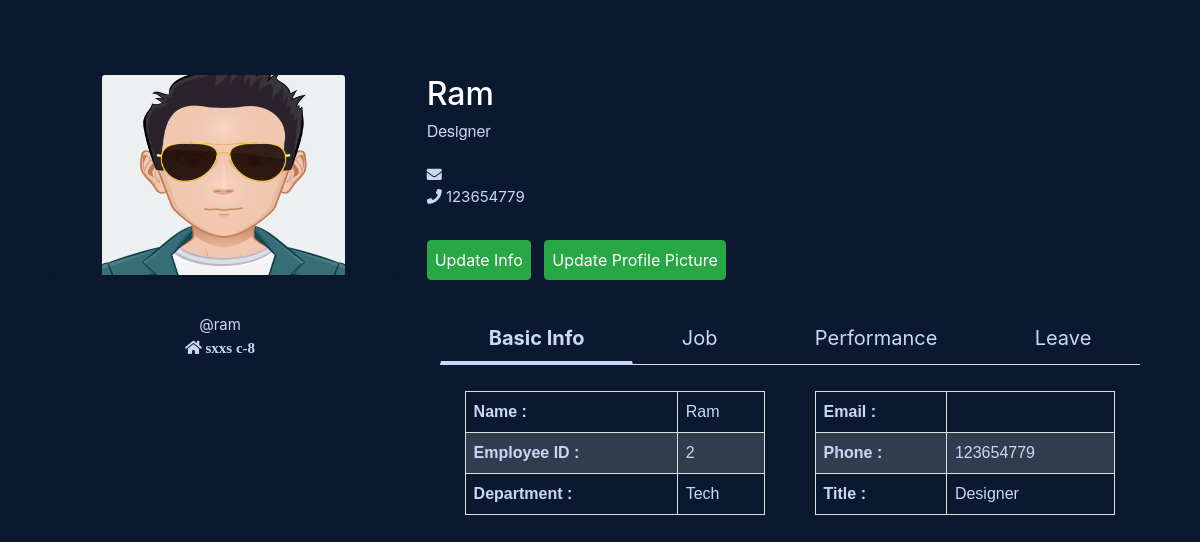
The page /profile (signed in) on the database as committed earlier.
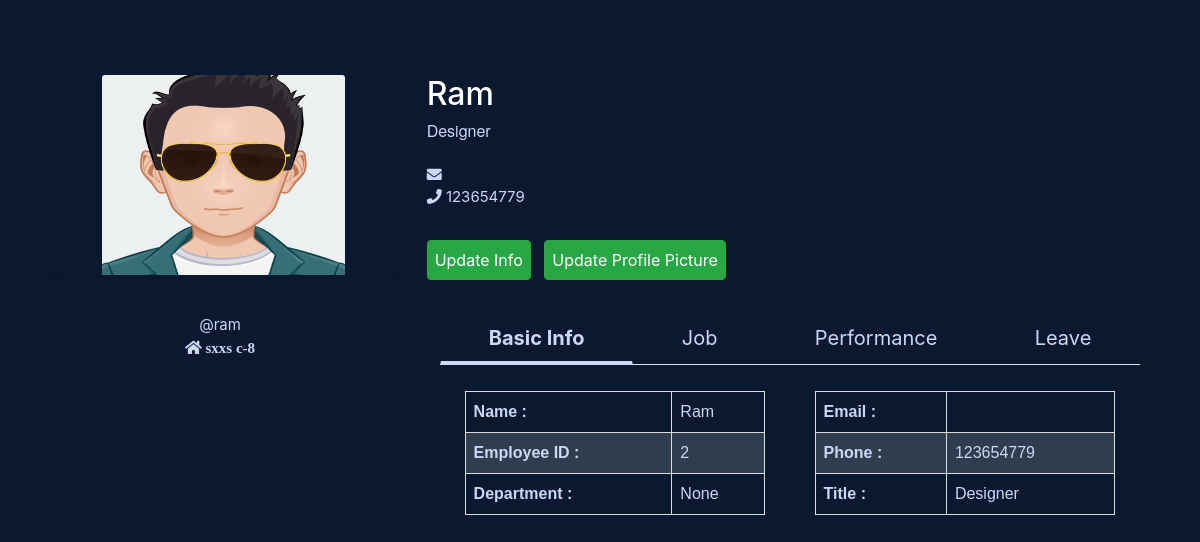
The same page on the database as committed later.
### core/models.py (models this page shows, shortened)
class EmployeePersonalInfo(models.Model):
	user = models.OneToOneField(User, on_delete=models.CASCADE)
	fullname = models.CharField(max_length=50)
	gender = models.CharField(max_length=25, choices=gender_choices)
	age = models.IntegerField()
	image = models.ImageField(default="default.png", upload_to='profile_pics')
	address = models.CharField(max_length=50)
	phone_number = models.CharField(max_length=15, validators=[RegexValidator(r'^\d{1,15}$')])

class EmployeeJobInfo(models.Model):
	user = models.OneToOneField(User, on_delete=models.CASCADE)
	job_title = models.CharField(max_length=50)
	rank = models.CharField(max_length=25, choices=rank_choices)
	working_hours = models.CharField(max_length=25, choices=working_hours_choices)
	department = models.ForeignKey(Department, on_delete=models.SET_NULL, blank=True, null=True)
	roles = models.ForeignKey(Role, on_delete=models.SET_NULL, blank=True, null=True)
	Pay_Grade = models.ForeignKey(PayGrade, on_delete=models.SET_NULL, blank=True, null=True)
	isManager = models.BooleanField(default=False)

class Department(models.Model):
	name = models.CharField(max_length=60)
	description = models.CharField(max_length=264)
	def __str__(self):
		return self.name

### core/views.py (the view)
# urls.py: path('profile', profile, name='profile'),
@login_required(login_url='/login')
def profile(request):
	EPIRecord = EmployeePersonalInfo.objects.filter(user= request.user)
	if not EPIRecord:
		messages.info(request, f'Please update your personal information.')
		return redirect('core:add-personal-info')
	personal_info = EmployeePersonalInfo.objects.get(user=request.user)
	try:
		job_info = EmployeeJobInfo.objects.get(user=request.user)
	except:
		job_info = {
			'department' : 'N/A',
			'job_title' : 'N/A',
			'rank' : 'N/A',
			'working_hours' : 'N/A',
			'roles' : 'N/A',
			'Pay_Grade' : 'N/A'
		}
	user_info = request.user
	context = {
		'personal_info' : personal_info,
		'job_info' : job_info,
		'user_info' : user_info
	}
	return render(request, 'core/profile.html', context)

### core/models.py (called while the page is built)
	def __str__(self):
		return self.name

### core/templates/core/profile.html (shortened to what this page needs)
{% extends 'core/base.html' %}
{% load static %}
{% block content %}
	<div class="container profile" >
      <div class="row" >
        <div class="col-md-4">
          <div class="mb-4 shadow-sm" >
            <img class="bd-placeholder-img card-img-top profile_image" src="{{ personal_info.image.url }}" preserveAspectRatio="xMidYMid slice" focusable="false" role="img" aria-label="Placeholder: Thumbnail"></img>
          </div>
        </div>
        <div class="col-md-8">
        	<h2> {{ personal_info.fullname }} </h2>
        	<h6 class=jobtitle> {{ job_info.job_title }}</h6>
        	<p> <i class="fas fa-envelope"></i> {{ user_info.email }} <br />
        	<i class="fas fa-phone"></i> {{ personal_info.phone_number }} </p>
            {% if is_logged_profile == False %}
                <a href="{% url 'core:update-personal-info' personal_info.pk %}">
                	<button disabled="" type="submit" class="btn btn-success">Update Info</button>
                </a>
                &nbsp;
                <a href="{% url 'core:update-profile-pic' personal_info.pk %}">
                    <button disabled="" type="submit" class="btn btn-success">Update Profile Picture</button>
                </a>
            {% else %}
                <a href="{% url 'core:update-personal-info' personal_info.pk %}">
                <button type="submit" class="btn btn-success">Update Info</button>
                </a>
                <a href="{% url 'core:update-profile-pic' personal_info.pk %}">
                    <button type="submit" class="btn btn-success">Update Profile Picture</button>
                </a>
            {% endif %}
        </div>
      </div>
    </div>
    <div class="container">
    	<div class="row">
    		<div class="col-md-4" style="text-align: center;">
    			<p>
    				@{{user_info.username }} <br>
    				<i class="fa fa-home"> {{ personal_info.address }}</i>
    			</p>
    		</div>
    		<div class="col-md-8">
    			<div class="infotab">
		    	{% include 'core/infotabs.html' %}
			</div>
    		</div>
    	</div>
    </div>
{% endblock %}

### core/templates/core/base.html (shortened to what this page needs)
{% load static %}
<!DOCTYPE html>
<html>
<head>
	<link rel="stylesheet" type="text/css" href="{% static 'core/bootstrap.min.css' %}">
	<link rel="stylesheet" href="https://use.fontawesome.com/releases/v5.0.8/css/all.css">
	<link rel="stylesheet" type="text/css" href="{% static 'core/style.css' %}">
	<link rel="stylesheet" type="text/css" href="{% static 'assignment/style.css' %}">
</head>
<body>
	{% block content %}
	{% endblock %}
</body>
</html>

### core/templates/core/infotabs.html (shortened to what this page needs)
<section id="tabs">
	<div class="container">
		<div class="row">
			<div class="col-12 ">
				<nav>
					<div class="nav nav-tabs nav-fill" id="nav-tab" role="tablist">
						<a class="nav-item nav-link active" id="nav-home-tab" data-toggle="tab" href="#basic-info" role="tab" aria-controls="nav-home" aria-selected="true">Basic Info</a>
						<a class="nav-item nav-link" id="nav-profile-tab" data-toggle="tab" href="#job-info" role="tab" aria-controls="nav-profile" aria-selected="false">Job</a>
						<a class="nav-item nav-link" id="nav-contact-tab" data-toggle="tab" href="#performance-info" role="tab" aria-controls="nav-contact" aria-selected="false">Performance</a>
						<a class="nav-item nav-link" id="nav-about-tab" data-toggle="tab" href="#leave-info" role="tab" aria-controls="nav-about" aria-selected="false">Leave</a>
					</div>
				</nav>
				<div class="tab-content py-3 px-3 px-sm-0" id="nav-tabContent">
					<div class="tab-pane fade show active" id="basic-info" role="tabpanel" aria-labelledby="nav-home-tab">
						<div class="container">
							<div class="row">
								<div class="col-md-6">
									<table >
										<tr>
											<td>
												<strong> Name : </strong>
											</td>
											<td>
												{{ personal_info.fullname }}
											</td>
										</tr>
										<tr>
											<td>
												<strong>Employee ID :</strong>
											</td>
											<td>
												{{ user_info.id }}
											</td>
										</tr>
										<tr>
											<td>
												<strong>Department :</strong>
											</td>
											<td>{{  job_info.department }}</td>
										</tr>
									</table>
								</div>
								<div class="col-md-6">
									<table >
										<tr>
											<td> <strong> Email : </strong> </td>
											<td>{{ user_info.email }}</td>
										</tr>
										<tr>
											<td><strong>Phone : </strong></td>
											<td>{{ personal_info.phone_number }}</td>
										</tr>
										<tr>
											<td><strong>Title : </strong></td>
											<td> {{  job_info.job_title }}</td>
										</tr>
									</table>
								</div>
							</div>
						</div>
					</div>
				</div>
			</div>
		</div>
	</div>
</section>

### core/static/core/style.css (style rules this page uses)
html, body { background-color: #0a192f; color: rgb(204, 214, 246); }
h1, h2, h3, h4, h5 { color: white; }
p { font-size: 15px; }
.btn { margin-top: 15px; padding: 7px; cursor: pointer; }
.profile { padding: 75px 20px; padding-bottom: 15px; }
.profile_image { width: 70%; height: 200px; cursor: pointer; margin-left: 15%; }
.jobtitle { font-family: fa5-proxima-nova,"Helvetica Neue",Helvetica,Arial,sans-serif; font-weight: lighter; padding-bottom: 15px; }
table { width: 350px; padding: 15px 100px; }
section { padding: 0px 0px; }
#tabs { width: 100%; }
#tabs .nav-tabs .nav-item.show .nav-link, .nav-tabs .nav-link.active { color: #f3f3f3; background-color: transparent; border-color: transparent transparent #f3f3f3; border-bottom: 4px solid !important; font-size: 20px; font-weight: bold; }
#tabs .nav-tabs .nav-link { border: 1px solid transparent; border-top-left-radius: .25rem; border-top-right-radius: .25rem; color: rgb(204, 214, 246); font-size: 20px; }

### assignment/static/assignment/style.css (style rules this page uses)
table { font-family: arial, sans-serif; border-collapse: collapse; width: 94%; margin-left: 3%; margin-top: 3% }
td, th { border: 1px solid #dddddd; text-align: left; padding: 8px; }
tr:nth-child(even) { background-color: #dddddd2e; }
a { color: black; text-decoration: none; }

Rows that differ between the two databases and show on the page:
changed EmployeeJobInfo "Designer": department "Tech" → "None"
